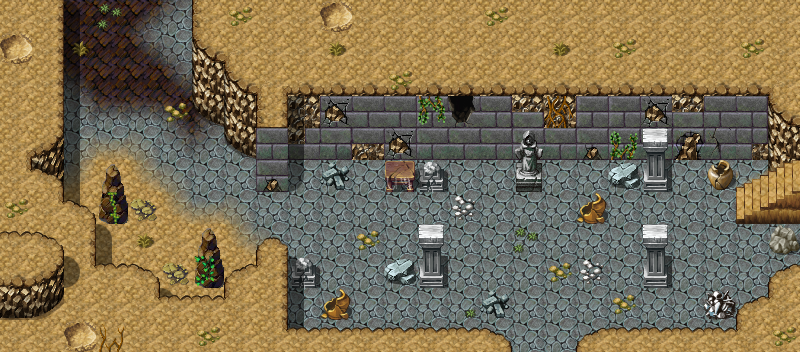

This game map was drawn from its Tiled (.tmx) file and the tilesets committed beside it. A one-line description and the trimmed map source follow:
An orthogonal 25x11 tile map with 32x32 px tiles, 5 tile layers (Base, Ground, Objects, Above, ...), 1 hidden layer not drawn, 62 tilesets and 6 objects (3x mapchange, 3x spawn).

<map version="1.10" tiledversion="1.11.2" orientation="orthogonal" renderorder="right-down" width="25" height="11" tilewidth="32" tileheight="32" infinite="0" nextlayerid="11" nextobjectid="7">
 <tileset firstgid="1" name="map_bed_1" tilewidth="32" tileheight="32" tilecount="160" columns="16">
  <image source="../drawable/map_bed_1.png" width="512" height="320" />
 </tileset>
 <tileset firstgid="161" name="map_border_1" tilewidth="32" tileheight="32" tilecount="128" columns="16">
  <image source="../drawable/map_border_1.png" width="512" height="256" />
 </tileset>
 <tileset firstgid="289" name="map_bridge_1" tilewidth="32" tileheight="32" tilecount="128" columns="16">
  <image source="../drawable/map_bridge_1.png" width="512" height="256" />
 </tileset>
 <tileset firstgid="417" name="map_bridge_2" tilewidth="32" tileheight="32" tilecount="128" columns="16">
  <image source="../drawable/map_bridge_2.png" width="512" height="256" />
 </tileset>
 <tileset firstgid="545" name="map_broken_1" tilewidth="32" tileheight="32" tilecount="128" columns="16">
  <image source="../drawable/map_broken_1.png" width="512" height="256" />
 </tileset>
 <tileset firstgid="673" name="map_cavewall_1" tilewidth="32" tileheight="32" tilecount="108" columns="18">
  <image source="../drawable/map_cavewall_1.png" width="576" height="192" />
 </tileset>
 <tileset firstgid="781" name="map_cavewall_2" tilewidth="32" tileheight="32" tilecount="108" columns="18">
  <image source="../drawable/map_cavewall_2.png" width="576" height="192" />
 </tileset>
 <tileset firstgid="889" name="map_cavewall_3" tilewidth="32" tileheight="32" tilecount="108" columns="18">
  <image source="../drawable/map_cavewall_3.png" width="576" height="192" />
 </tileset>
 <tileset firstgid="997" name="map_cavewall_4" tilewidth="32" tileheight="32" tilecount="108" columns="18">
  <image source="../drawable/map_cavewall_4.png" width="576" height="192" />
 </tileset>
 <tileset firstgid="1105" name="map_chair_table_1" tilewidth="32" tileheight="32" tilecount="128" columns="16">
  <image source="../drawable/map_chair_table_1.png" width="512" height="256" />
 </tileset>
 <tileset firstgid="1233" name="map_chair_table_2" tilewidth="32" tileheight="32" tilecount="128" columns="16">
  <image source="../drawable/map_chair_table_2.png" width="512" height="256" />
 </tileset>
 <tileset firstgid="1361" name="map_crate_1" tilewidth="32" tileheight="32" tilecount="128" columns="16">
  <image source="../drawable/map_crate_1.png" width="512" height="256" />
 </tileset>
 <tileset firstgid="1489" name="map_cupboard_1" tilewidth="32" tileheight="32" tilecount="128" columns="16">
  <image source="../drawable/map_cupboard_1.png" width="512" height="256" />
 </tileset>
 <tileset firstgid="1617" name="map_curtain_1" tilewidth="32" tileheight="32" tilecount="128" columns="16">
  <image source="../drawable/map_curtain_1.png" width="512" height="256" />
 </tileset>
 <tileset firstgid="1745" name="map_entrance_1" tilewidth="32" tileheight="32" tilecount="128" columns="16">
  <image source="../drawable/map_entrance_1.png" width="512" height="256" />
 </tileset>
 <tileset firstgid="1873" name="map_entrance_2" tilewidth="32" tileheight="32" tilecount="128" columns="16">
  <image source="../drawable/map_entrance_2.png" width="512" height="256" />
 </tileset>
 <tileset firstgid="2001" name="map_fence_1" tilewidth="32" tileheight="32" tilecount="128" columns="16">
  <image source="../drawable/map_fence_1.png" width="512" height="256" />
 </tileset>
 <tileset firstgid="2129" name="map_fence_2" tilewidth="32" tileheight="32" tilecount="128" columns="16">
  <image source="../drawable/map_fence_2.png" width="512" height="256" />
 </tileset>
 <tileset firstgid="2257" name="map_fence_3" tilewidth="32" tileheight="32" tilecount="128" columns="16">
  <image source="../drawable/map_fence_3.png" width="512" height="256" />
 </tileset>
 <tileset firstgid="2385" name="map_fence_4" tilewidth="32" tileheight="32" tilecount="128" columns="16">
  <image source="../drawable/map_fence_4.png" width="512" height="256" />
 </tileset>
 <tileset firstgid="2513" name="map_ground_1" tilewidth="32" tileheight="32" tilecount="128" columns="16">
  <image source="../drawable/map_ground_1.png" width="512" height="256" />
 </tileset>
 <tileset firstgid="2641" name="map_ground_2" tilewidth="32" tileheight="32" tilecount="128" columns="16">
  <image source="../drawable/map_ground_2.png" width="512" height="256" />
 </tileset>
 <tileset firstgid="2769" name="map_ground_3" tilewidth="32" tileheight="32" tilecount="128" columns="16">
  <image source="../drawable/map_ground_3.png" width="512" height="256" />
 </tileset>
 <tileset firstgid="2897" name="map_ground_4" tilewidth="32" tileheight="32" tilecount="128" columns="16">
  <image source="../drawable/map_ground_4.png" width="512" height="256" />
 </tileset>
 <tileset firstgid="3025" name="map_ground_5" tilewidth="32" tileheight="32" tilecount="128" columns="16">
  <image source="../drawable/map_ground_5.png" width="512" height="256" />
 </tileset>
 <tileset firstgid="3153" name="map_ground_6" tilewidth="32" tileheight="32" tilecount="128" columns="16">
  <image source="../drawable/map_ground_6.png" width="512" height="256" />
 </tileset>
 <tileset firstgid="3281" name="map_ground_7" tilewidth="32" tileheight="32" tilecount="128" columns="16">
  <image source="../drawable/map_ground_7.png" width="512" height="256" />
 </tileset>
 <tileset firstgid="3409" name="map_ground_8" tilewidth="32" tileheight="32" tilecount="128" columns="16">
  <image source="../drawable/map_ground_8.png" width="512" height="256" />
 </tileset>
 <tileset firstgid="3537" name="map_house_1" tilewidth="32" tileheight="32" tilecount="128" columns="16">
  <image source="../drawable/map_house_1.png" width="512" height="256" />
 </tileset>
 <tileset firstgid="3665" name="map_house_2" tilewidth="32" tileheight="32" tilecount="128" columns="16">
  <image source="../drawable/map_house_2.png" width="512" height="256" />
 </tileset>
 <tileset firstgid="3793" name="map_indoor_1" tilewidth="32" tileheight="32" tilecount="128" columns="16">
  <image source="../drawable/map_indoor_1.png" width="512" height="256" />
 </tileset>
 <tileset firstgid="3921" name="map_indoor_2" tilewidth="32" tileheight="32" tilecount="128" columns="16">
  <image source="../drawable/map_indoor_2.png" width="512" height="256" />
 </tileset>
 <tileset firstgid="4049" name="map_kitchen_1" tilewidth="32" tileheight="32" tilecount="128" columns="16">
  <image source="../drawable/map_kitchen_1.png" width="512" height="256" />
 </tileset>
 <tileset firstgid="4177" name="map_outdoor_1" tilewidth="32" tileheight="32" tilecount="128" columns="16">
  <image source="../drawable/map_outdoor_1.png" width="512" height="256" />
 </tileset>
 <tileset firstgid="4305" name="map_pillar_1" tilewidth="32" tileheight="32" tilecount="128" columns="16">
  <image source="../drawable/map_pillar_1.png" width="512" height="256" />
 </tileset>
 <tileset firstgid="4433" name="map_pillar_2" tilewidth="32" tileheight="32" tilecount="128" columns="16">
  <image source="../drawable/map_pillar_2.png" width="512" height="256" />
 </tileset>
 <tileset firstgid="4561" name="map_plant_1" tilewidth="32" tileheight="32" tilecount="128" columns="16">
  <image source="../drawable/map_plant_1.png" width="512" height="256" />
 </tileset>
 <tileset firstgid="4689" name="map_plant_2" tilewidth="32" tileheight="32" tilecount="128" columns="16">
  <image source="../drawable/map_plant_2.png" width="512" height="256" />
 </tileset>
 <tileset firstgid="4817" name="map_rock_1" tilewidth="32" tileheight="32" tilecount="128" columns="16">
  <image source="../drawable/map_rock_1.png" width="512" height="256" />
 </tileset>
 <tileset firstgid="4945" name="map_rock_2" tilewidth="32" tileheight="32" tilecount="128" columns="16">
  <image source="../drawable/map_rock_2.png" width="512" height="256" />
 </tileset>
 <tileset firstgid="5073" name="map_roof_1" tilewidth="32" tileheight="32" tilecount="128" columns="16">
  <image source="../drawable/map_roof_1.png" width="512" height="256" />
 </tileset>
 <tileset firstgid="5201" name="map_roof_2" tilewidth="32" tileheight="32" tilecount="128" columns="16">
  <image source="../drawable/map_roof_2.png" width="512" height="256" />
 </tileset>
 <tileset firstgid="5329" name="map_roof_3" tilewidth="32" tileheight="32" tilecount="128" columns="16">
  <image source="../drawable/map_roof_3.png" width="512" height="256" />
 </tileset>
 <tileset firstgid="5457" name="map_shop_1" tilewidth="32" tileheight="32" tilecount="128" columns="16">
  <image source="../drawable/map_shop_1.png" width="512" height="256" />
 </tileset>
 <tileset firstgid="5585" name="map_sign_ladder_1" tilewidth="32" tileheight="32" tilecount="128" columns="16">
  <image source="../drawable/map_sign_ladder_1.png" width="512" height="256" />
 </tileset>
 <tileset firstgid="5713" name="map_table_1" tilewidth="32" tileheight="32" tilecount="128" columns="16">
  <image source="../drawable/map_table_1.png" width="512" height="256" />
 </tileset>
 <tileset firstgid="5841" name="map_trail_1" tilewidth="32" tileheight="32" tilecount="128" columns="16">
  <image source="../drawable/map_trail_1.png" width="512" height="256" />
 </tileset>
 <tileset firstgid="5969" name="map_transition_1" tilewidth="32" tileheight="32" tilecount="128" columns="16">
  <image source="../drawable/map_transition_1.png" width="512" height="256" />
 </tileset>
 <tileset firstgid="6097" name="map_transition_2" tilewidth="32" tileheight="32" tilecount="128" columns="16">
  <image source="../drawable/map_transition_2.png" width="512" height="256" />
 </tileset>
 <tileset firstgid="6225" name="map_transition_3" tilewidth="32" tileheight="32" tilecount="128" columns="16">
  <image source="../drawable/map_transition_3.png" width="512" height="256" />
 </tileset>
 <tileset firstgid="6353" name="map_transition_4" tilewidth="32" tileheight="32" tilecount="128" columns="16">
  <image source="../drawable/map_transition_4.png" width="512" height="256" />
 </tileset>
 <tileset firstgid="6481" name="map_transition_5" tilewidth="32" tileheight="32" tilecount="128" columns="16">
  <image source="../drawable/map_transition_5.png" width="512" height="256" />
 </tileset>
 <tileset firstgid="6609" name="map_tree_1" tilewidth="32" tileheight="32" tilecount="128" columns="16">
  <image source="../drawable/map_tree_1.png" width="512" height="256" />
 </tileset>
 <tileset firstgid="6737" name="map_tree_2" tilewidth="32" tileheight="32" tilecount="128" columns="16">
  <image source="../drawable/map_tree_2.png" width="512" height="256" />
 </tileset>
 <tileset firstgid="6865" name="map_wall_1" tilewidth="32" tileheight="32" tilecount="128" columns="16">
  <image source="../drawable/map_wall_1.png" width="512" height="256" />
 </tileset>
 <tileset firstgid="6993" name="map_wall_2" tilewidth="32" tileheight="32" tilecount="120" columns="15">
  <image source="../drawable/map_wall_2.png" width="480" height="256" />
 </tileset>
 <tileset firstgid="7113" name="map_wall_3" tilewidth="32" tileheight="32" tilecount="120" columns="15">
  <image source="../drawable/map_wall_3.png" width="480" height="256" />
 </tileset>
 <tileset firstgid="7233" name="map_wall_4" tilewidth="32" tileheight="32" tilecount="120" columns="15">
  <image source="../drawable/map_wall_4.png" width="480" height="256" />
 </tileset>
 <tileset firstgid="7353" name="map_window_1" tilewidth="32" tileheight="32" tilecount="128" columns="16">
  <image source="../drawable/map_window_1.png" width="512" height="256" />
 </tileset>
 <tileset firstgid="7481" name="map_window_2" tilewidth="32" tileheight="32" tilecount="128" columns="16">
  <image source="../drawable/map_window_2.png" width="512" height="256" />
 </tileset>
 <tileset firstgid="7609" name="map_brightport" tilewidth="32" tileheight="32" tilecount="112" columns="16">
  <image source="../drawable/map_brightport.png" width="512" height="224" />
 </tileset>
 <tileset firstgid="7721" name="map_guynmart" tilewidth="32" tileheight="32" tilecount="128" columns="16">
  <image source="../drawable/map_guynmart.png" width="512" height="256" />
 </tileset>
 <layer id="1" name="Base" width="25" height="11">
  <data>[275 cells, 2 non-empty, 2 distinct tile ids]</data>
 </layer>
 <layer id="2" name="Ground" width="25" height="11">
  <data>[275 cells, 275 non-empty, 26 distinct tile ids]</data>
 </layer>
 <layer id="3" name="Objects" width="25" height="11">
  <data>[275 cells, 108 non-empty, 49 distinct tile ids]</data>
 </layer>
 <layer id="4" name="Above" width="25" height="11">
  <data>[275 cells, 41 non-empty, 22 distinct tile ids]</data>
 </layer>
 <layer id="5" name="Top" width="25" height="11">
  <data>[275 cells, 1 non-empty, 1 distinct tile ids]</data>
 </layer>
 <layer id="6" name="Walkable" width="25" height="11" visible="0">
  <data>[275 cells, 175 non-empty, 1 distinct tile ids]</data>
 </layer>
 <objectgroup id="7" name="Mapevents">
  <object id="1" name="entrance" type="mapchange" x="64" y="0" width="128" height="32">
   <properties>
    <property name="map" value="brightport_cave2" />
    <property name="place" value="cave" />
   </properties>
  </object>
  <object id="2" name="cave" type="mapchange" x="768" y="160" width="32" height="32">
   <properties>
    <property name="map" value="brightport_cave4" />
    <property name="place" value="entrance" />
   </properties>
  </object>
  <object id="3" name="south" type="mapchange" x="512" y="320" width="64" height="32">
   <properties>
    <property name="map" value="brightport_cave5" />
    <property name="place" value="north" />
   </properties>
  </object>
 </objectgroup>
 <objectgroup id="8" name="Spawn">
  <object id="4" name="brightport_scorpion1" type="spawn" x="96" y="96" width="160" height="160">
   <properties>
    <property name="spawngroup" value="brightport_scorpion" />
   </properties>
  </object>
  <object id="5" name="brightport_scorpion" type="spawn" x="544" y="192" width="160" height="96">
   <properties>
    <property name="quantity" value="2" />
    <property name="spawngroup" value="brightport_scorpion" />
   </properties>
  </object>
  <object id="6" name="brightport_snake1" type="spawn" x="320" y="192" width="160" height="128">
   <properties>
    <property name="spawngroup" value="brightport_snake" />
   </properties>
  </object>
 </objectgroup>
 <objectgroup id="9" name="Keys" />
 <objectgroup id="10" name="Replace" />
</map>
